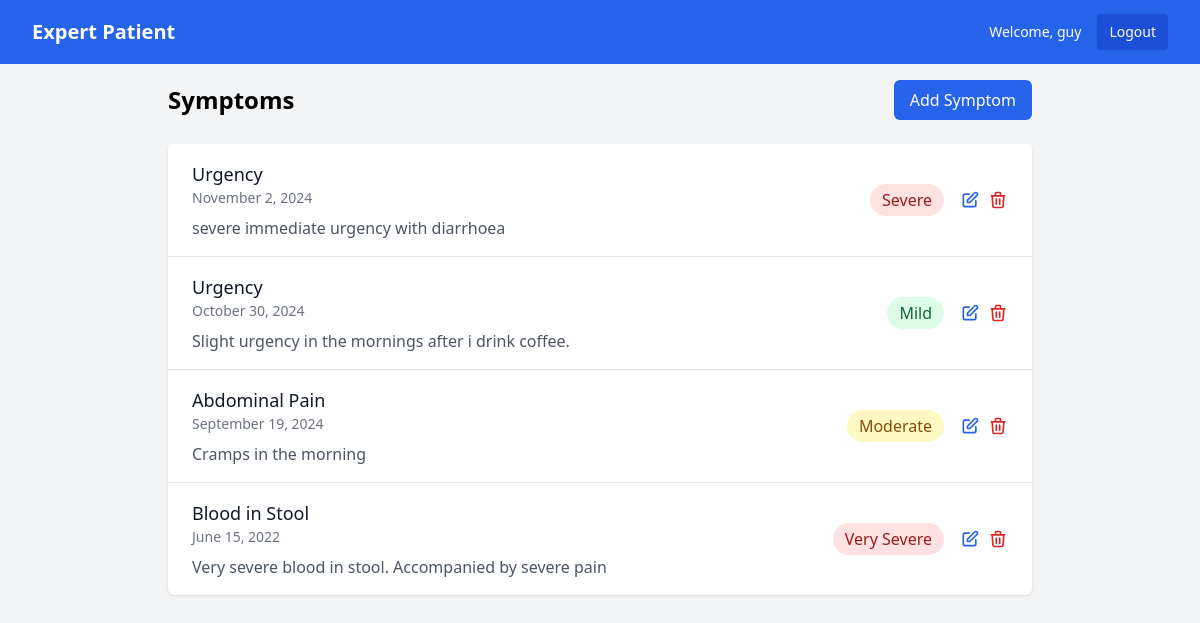
Page /symptoms/ (signed in) on the committed database.
### accounts/models.py (models this page shows, shortened)
class Patient(AbstractUser):
    date_of_diagnosis = models.DateField(null=True, blank=True)
    current_medications = models.TextField(blank=True)

### symptoms/models.py (models this page shows, shortened)
class Symptom(models.Model):
    SEVERITY_CHOICES = [
        (1, 'Very Mild'),
        (2, 'Mild'),
        (3, 'Moderate'),
        (4, 'Severe'),
        (5, 'Very Severe'),
    ]
    SYMPTOM_TYPES = [
        ('pain', 'Abdominal Pain'),
        ('blood', 'Blood in Stool'),
        ('urgency', 'Urgency'),
        ('fatigue', 'Fatigue'),
        ('joint_pain', 'Joint Pain'),
        ('other', 'Other'),
    ]
    user = models.ForeignKey(settings.AUTH_USER_MODEL, on_delete=models.CASCADE)
    date = models.DateField(validators=[validate_past_date], default=date.today)
    type = models.CharField(max_length=100, choices=SYMPTOM_TYPES, default='other')
    severity = models.IntegerField(choices=SEVERITY_CHOICES)
    description = models.TextField(blank=True)
    class Meta:
        ordering = ['-date']

### symptoms/views.py (the view)
# urls.py: path('', views.SymptomListView.as_view(), name='list'),
class SymptomListView(LoginRequiredMixin, ListView):
    model = Symptom
    template_name = 'symptoms/list.html'
    context_object_name = 'symptoms'
    def get_queryset(self):
        return Symptom.objects.filter(user=self.request.user)

### templates/symptoms/list.html (shortened to what this page needs)
{% extends "base.html" %}
{% block content %}
<div class="max-w-4xl mx-auto p-4">
    <div class="flex justify-between items-center mb-6">
        <h1 class="text-2xl font-bold">Symptoms</h1>
        <a href="{% url 'symptoms:add' %}"
           class="px-4 py-2 bg-blue-600 text-white rounded-md hover:bg-blue-700">
            Add Symptom
        </a>
    </div>
    {% if symptoms %}
        <div class="bg-white shadow overflow-hidden sm:rounded-md">
            <ul class="divide-y divide-gray-200">
                {% for symptom in symptoms %}
                    <li class="px-6 py-4">
                        <div class="flex items-center justify-between">
                            <div>
                                <h3 class="text-lg font-medium text-gray-900">{{ symptom.get_type_display }}</h3>
                                <p class="text-sm text-gray-500">
                                    {{ symptom.date|date:"F j, Y" }}
                                </p>
                                {% if symptom.description %}
                                    <p class="mt-2 text-gray-600">{{ symptom.description }}</p>
                                {% endif %}
                            </div>
                            <div class="flex items-center space-x-4">
                                <span class="inline-flex items-center px-3 py-1 rounded-full
                                           {% if symptom.severity >= 4 %}bg-red-100 text-red-800
                                           {% elif symptom.severity >= 3 %}bg-yellow-100 text-yellow-800
                                           {% else %}bg-green-100 text-green-800{% endif %}">
                                    {{ symptom.get_severity_display }}
                                </span>
                                <div class="flex space-x-2">
                                    <a href="{% url 'symptoms:edit' symptom.pk %}"
                                       class="text-blue-600 hover:text-blue-800">
                                        <svg class="w-5 h-5" fill="none" stroke="currentColor" viewBox="0 0 24 24">
                                            <path stroke-linecap="round" stroke-linejoin="round" stroke-width="2"
                                                  d="M11 5H6a2 2 0 00-2 2v11a2 2 0 002 2h11a2 2 0 002-2v-5m-1.414-9.414a2 2 0 112.828 2.828L11.828 15H9v-2.828l8.586-8.586z"/>
                                        </svg>
                                    </a>
                                    <a href="{% url 'symptoms:delete' symptom.pk %}"
                                       class="text-red-600 hover:text-red-800">
                                        <svg class="w-5 h-5" fill="none" stroke="currentColor" viewBox="0 0 24 24">
                                            <path stroke-linecap="round" stroke-linejoin="round" stroke-width="2"
                                                  d="M19 7l-.867 12.142A2 2 0 0116.138 21H7.862a2 2 0 01-1.995-1.858L5 7m5 4v6m4-6v6m1-10V4a1 1 0 00-1-1h-4a1 1 0 00-1 1v3M4 7h16"/>
                                        </svg>
                                    </a>
                                </div>
                            </div>
                        </div>
                    </li>
                {% endfor %}
            </ul>
        </div>
    {% else %}
        <div class="text-center py-12 bg-white rounded-lg shadow">
            <p class="text-gray-500">No symptoms logged yet.</p>
        </div>
    {% endif %}
</div>
{% endblock %}

### templates/base.html (shortened to what this page needs)
<!DOCTYPE html>
<html>
<head>
    <script src="https://cdn.tailwindcss.com"></script>
</head>
<body class="bg-gray-100">
    <nav class="bg-blue-600 text-white">
        <div class="max-w-7xl mx-auto px-4 sm:px-6 lg:px-8">
            <div class="flex justify-between h-16 items-center">
                <a href="{% url 'home:home' %}" class="text-xl font-bold">Expert Patient</a>
                {% if user.is_authenticated %}
                <div class="flex items-center space-x-4">
                    <span class="text-sm">Welcome, {{ user.username }}</span>
                    <a href="{% url 'accounts:logout' %}"
                       class="text-sm bg-blue-700 px-3 py-2 rounded hover:bg-blue-800">
                        Logout
                    </a>
                </div>
                {% endif %}
            </div>
        </div>
    </nav>
    <main class="min-h-screen">
        {% block content %}{% endblock %}
    </main>
</body>
</html>

### rows in the picture
Patient: username "guy"
Symptom: type "Urgency", date "November 2, 2024", description "severe immediate urgency with diarrhoea", severity "Severe"
Symptom: type "Urgency", date "October 30, 2024", description "Slight urgency in the mornings after i drink coffee.", severity "Mild"
Symptom: type "Abdominal Pain", date "September 19, 2024", description "Cramps in the morning", severity "Moderate"
Symptom: type "Blood in Stool", date "June 15, 2022", description "Very severe blood in stool. Accompanied by severe pain", severity "Very Severe"
